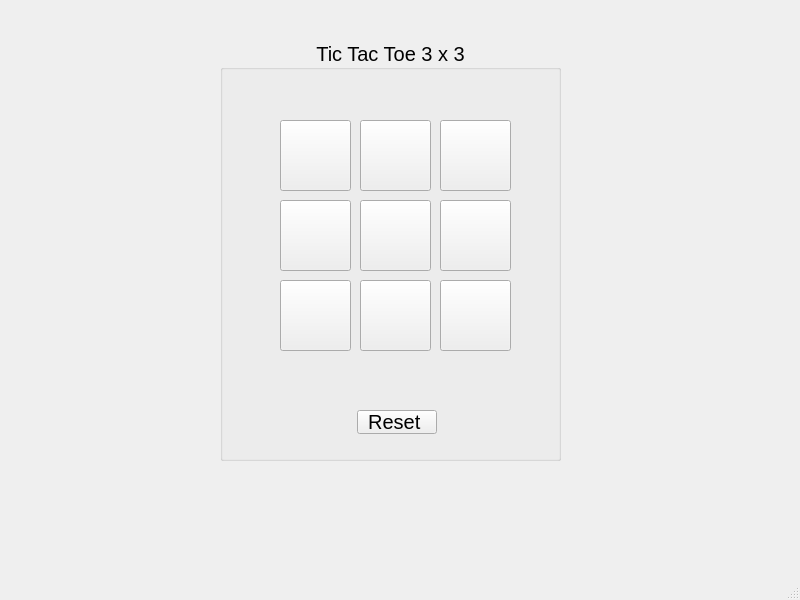
<?xml version="1.0" encoding="UTF-8"?>
<ui version="4.0">
 <author>Minh T. Dau</author>
 <class>TicTacToe</class>
 <widget class="QMainWindow" name="TicTacToe">
  <property name="geometry">
   <rect>
    <x>0</x>
    <y>0</y>
    <width>800</width>
    <height>600</height>
   </rect>
  </property>
  <property name="windowTitle">
   <string>TicTacToe</string>
  </property>
  <widget class="QWidget" name="centralwidget">
   <widget class="QGroupBox" name="groupBox">
    <property name="geometry">
     <rect>
      <x>220</x>
      <y>40</y>
      <width>341</width>
      <height>421</height>
     </rect>
    </property>
    <property name="font">
     <font>
      <pointsize>15</pointsize>
     </font>
    </property>
    <property name="title">
     <string>Tic Tac Toe 3 x 3</string>
    </property>
    <property name="alignment">
     <set>Qt::AlignmentFlag::AlignCenter</set>
    </property>
    <widget class="QPushButton" name="Board00">
     <property name="geometry">
      <rect>
       <x>60</x>
       <y>80</y>
       <width>71</width>
       <height>71</height>
      </rect>
     </property>
     <property name="text">
      <string/>
     </property>
    </widget>
    <widget class="QPushButton" name="Board10">
     <property name="geometry">
      <rect>
       <x>60</x>
       <y>160</y>
       <width>71</width>
       <height>71</height>
      </rect>
     </property>
     <property name="text">
      <string/>
     </property>
    </widget>
    <widget class="QPushButton" name="Board20">
     <property name="geometry">
      <rect>
       <x>60</x>
       <y>240</y>
       <width>71</width>
       <height>71</height>
      </rect>
     </property>
     <property name="text">
      <string/>
     </property>
    </widget>
    <widget class="QPushButton" name="Board11">
     <property name="geometry">
      <rect>
       <x>140</x>
       <y>160</y>
       <width>71</width>
       <height>71</height>
      </rect>
     </property>
     <property name="text">
      <string/>
     </property>
    </widget>
    <widget class="QPushButton" name="Board12">
     <property name="geometry">
      <rect>
       <x>220</x>
       <y>160</y>
       <width>71</width>
       <height>71</height>
      </rect>
     </property>
     <property name="text">
      <string/>
     </property>
    </widget>
    <widget class="QPushButton" name="Board01">
     <property name="geometry">
      <rect>
       <x>140</x>
       <y>80</y>
       <width>71</width>
       <height>71</height>
      </rect>
     </property>
     <property name="text">
      <string/>
     </property>
    </widget>
    <widget class="QPushButton" name="Board02">
     <property name="geometry">
      <rect>
       <x>220</x>
       <y>80</y>
       <width>71</width>
       <height>71</height>
      </rect>
     </property>
     <property name="text">
      <string/>
     </property>
    </widget>
    <widget class="QPushButton" name="Board22">
     <property name="geometry">
      <rect>
       <x>220</x>
       <y>240</y>
       <width>71</width>
       <height>71</height>
      </rect>
     </property>
     <property name="text">
      <string/>
     </property>
    </widget>
    <widget class="QPushButton" name="Board21">
     <property name="geometry">
      <rect>
       <x>140</x>
       <y>240</y>
       <width>71</width>
       <height>71</height>
      </rect>
     </property>
     <property name="text">
      <string/>
     </property>
    </widget>
    <widget class="QPushButton" name="Reset">
     <property name="geometry">
      <rect>
       <x>137</x>
       <y>370</y>
       <width>80</width>
       <height>24</height>
      </rect>
     </property>
     <property name="text">
      <string>Reset </string>
     </property>
    </widget>
    <widget class="QLabel" name="show_winner">
     <property name="geometry">
      <rect>
       <x>100</x>
       <y>320</y>
       <width>161</width>
       <height>31</height>
      </rect>
     </property>
     <property name="text">
      <string/>
     </property>
    </widget>
    <zorder>Board00</zorder>
    <zorder>Board10</zorder>
    <zorder>Board20</zorder>
    <zorder>Board11</zorder>
    <zorder>Board01</zorder>
    <zorder>Board02</zorder>
    <zorder>Board22</zorder>
    <zorder>Board21</zorder>
    <zorder>Board12</zorder>
    <zorder>Reset</zorder>
    <zorder>show_winner</zorder>
   </widget>
  </widget>
  <widget class="QMenuBar" name="menubar">
   <property name="geometry">
    <rect>
     <x>0</x>
     <y>0</y>
     <width>800</width>
     <height>21</height>
    </rect>
   </property>
  </widget>
  <widget class="QStatusBar" name="statusbar"/>
 </widget>
 <resources/>
 <connections/>
</ui>
